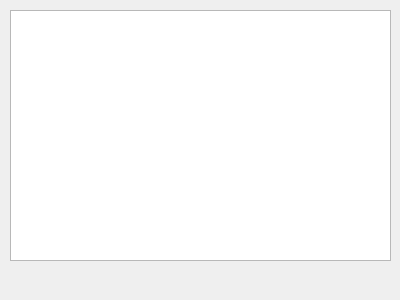
<?xml version="1.0" encoding="UTF-8"?>
<ui version="4.0">
 <class>DockWidget</class>
 <widget class="QDockWidget" name="DockWidget">
  <property name="geometry">
   <rect>
    <x>0</x>
    <y>0</y>
    <width>400</width>
    <height>300</height>
   </rect>
  </property>
  <property name="windowTitle">
   <string>DockWidget</string>
  </property>
  <widget class="QWidget" name="dockWidgetContents">
   <widget class="QGraphicsView" name="graphicsView">
    <property name="geometry">
     <rect>
      <x>10</x>
      <y>10</y>
      <width>381</width>
      <height>251</height>
     </rect>
    </property>
   </widget>
  </widget>
 </widget>
 <resources/>
 <connections/>
</ui>
